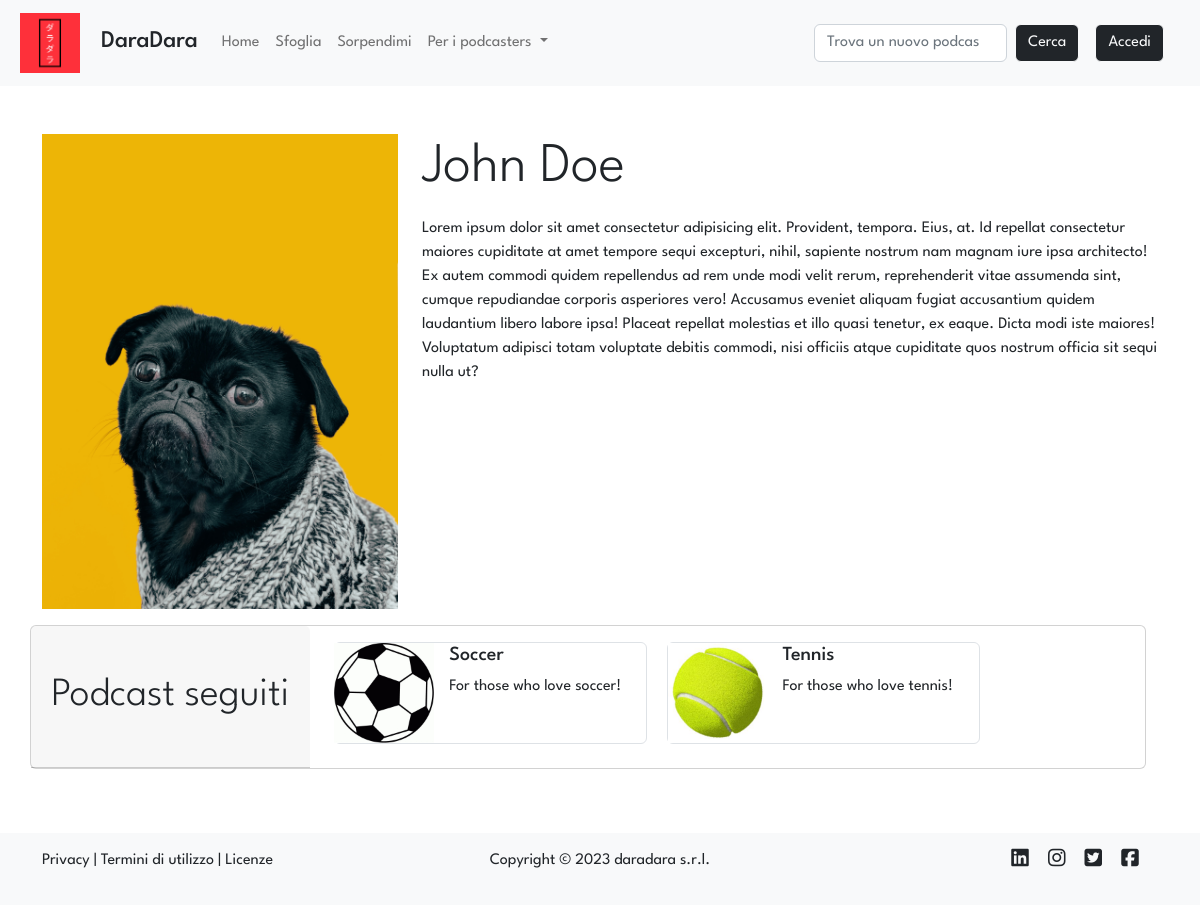
The app's page /profile/1 with its own data.
### tables this page shows
CREATE TABLE "users" (
	"id"	INTEGER NOT NULL UNIQUE,
	"email"	TEXT NOT NULL UNIQUE,
	"password"	TEXT NOT NULL,
	"name"	TEXT NOT NULL,
	"surname"	TEXT NOT NULL,
	"propic"	TEXT NOT NULL,
	PRIMARY KEY("id" AUTOINCREMENT)
);

CREATE TABLE "follows" (
	"id_user"	INTEGER NOT NULL,
	"id_podcast"	INTEGER NOT NULL,
	FOREIGN KEY("id_user") REFERENCES "users"("id"),
	PRIMARY KEY("id_user","id_podcast")
);

CREATE TABLE "podcasts" (
	"id"	INTEGER NOT NULL UNIQUE,
	"title"	TEXT NOT NULL UNIQUE,
	"desc"	TEXT NOT NULL,
	"img"	TEXT NOT NULL,
	"id_user"	INTEGER NOT NULL,
	FOREIGN KEY("id_user") REFERENCES "users"("id"),
	PRIMARY KEY("id" AUTOINCREMENT)
);

### app.py (the view)
@app.route('/profile/<int:id>')
def profile(id):
    user = dao.get_user(id)
    podcasts = dao.get_podcasts_by_user(id_user=id)
    follows = dao.get_follows_join_podcasts(id_user=id)
    creators = dao.get_creators()
    is_creator = False
    if user and creators:
        for creator in creators:
            if creator['id'] == user['id']:
                is_creator = True
    else:
        flash(message='L\'utente cercato non esiste', category='warning')
        return redirect(url_for('index'))
    return render_template('profile.html', user=user, podcasts=podcasts, follows=follows, is_creator = is_creator)

### data/dao.py (called while the page is built)
def get_follows_join_podcasts(id_user):
    conn, cursor = connect()
    follows = False
    try:
        sql = 'SELECT * FROM follows, podcasts WHERE follows.id_podcast = podcasts.id AND follows.id_user = ?'
        cursor.execute(sql, (id_user,))
        follows = cursor.fetchall()
    except Exception as e:
        print(e)
    close(conn, cursor)
    return follows

def get_creators():
    conn, cursor = connect()
    user = False
    try:
        sql = 'SELECT users.* FROM users, podcasts WHERE users.id = podcasts.id_user'
        cursor.execute(sql)
        user = cursor.fetchall()
    except Exception as e:
        print(e)
    close(conn, cursor)
    return user

def get_user(id):
    conn, cursor = connect()
    user = False
    try:
        sql = 'SELECT * FROM users WHERE id = ?'
        cursor.execute(sql, (id,))
        user = cursor.fetchone()
    except Exception as e:
        print(e)
    close(conn, cursor)
    return user

def get_podcasts_by_user(id_user):
    conn, cursor = connect()
    podcast = False
    try:
        sql = 'SELECT * FROM podcasts WHERE id_user = ?'
        cursor.execute(sql, (id_user,))
        podcast = cursor.fetchall()
    except Exception as e:
        print(e)
    close(conn, cursor)
    return podcast

def connect():
    conn = sqlite3.connect(PATH)
    conn.row_factory = sqlite3.Row
    cursor = conn.cursor()
    return conn, cursor

def close(conn, cursor):
    cursor.close()
    conn.close()

### templates/profile.html (shortened to what this page needs)
{% extends 'layout.html' %}
{% block stylesheets %} <link rel="stylesheet" href="{{url_for('static', filename='stylesheets/profile.css')}}"> {% endblock %}
{% block content %}
<div class="row">
    <div class="col-12 col-lg-4 d-flex justify-content-center align-items-center">
        <img src="{{url_for('static', filename='uploads/images/propics/{0}{1}'.format(user.id, user.propic))}}" alt="Immagine profilo" class="img-fluid">
    </div>
    <div class="col">
        <div class="row display-4 mt-3 mt-lg-0 mb-3 mx-lg-0 mx-2">{{user.name}} {{user.surname}}</div>
        <div class="row mx-lg-0 mx-2">Lorem ipsum dolor sit amet consectetur adipisicing elit. Provident, tempora. Eius, at. Id repellat consectetur maiores cupiditate at amet tempore sequi excepturi, nihil, sapiente nostrum nam magnam iure ipsa architecto!
        Ex autem commodi quidem repellendus ad rem unde modi velit rerum, reprehenderit vitae assumenda sint, cumque repudiandae corporis asperiores vero! Accusamus eveniet aliquam fugiat accusantium quidem laudantium libero labore ipsa!
        Placeat repellat molestias et illo quasi tenetur, ex eaque. Dicta modi iste maiores! Voluptatum adipisci totam voluptate debitis commodi, nisi officiis atque cupiditate quos nostrum officia sit sequi nulla ut?</div>
    </div>
</div>
<div class="row">
    <div class="row mt-3">
        <div class="card mb-3 mx-lg-0 mx-2 p-0">
            <div class="row g-0">
                <div class="col-12 col-lg-3 card-header d-flex justify-content-center align-items-center display-6">
                    Podcast seguiti
                </div>
                <div class="col">
                    <div class="card-body row g-2">
                        {% if follows %}
                        <div class="card-scroll">
                            {% for follow in follows %}
                            <a href="{{ url_for('podcast', id=follow.id_podcast) }}"class="d-inline-block mx-2 border rounded-2 px-2">
                                <div class="row">
                                <div class="col-4 d-flex align-items-center justify-content-center">
                                    <img src="{{url_for('static', filename='uploads/images/covers/{0}{1}'.format(follow.id, follow.img))}}" class="img-fluid" alt="Card image" style="max-width: 100px;">
                                </div>
                                <div class="col-8">
                                    <h5 class="">{{follow.title}}</h5>
                                    <p class="text-wrap">{{follow.desc}}</p>
                                </div>
                                </div>
                            </a>
                            {% endfor %}
                        </div>
                        {% else %}
                            <h5 class="card-title mb-0">Nulla da vedere! 👀</h5>
                            <p class="card-text"><small class="text-muted">Salva i tuoi episodi preferiti per vederli qui la prossima volta!</small></p>
                        {% endif %}
                    </div>
                </div>
            </div>
        </div>
    </div>
</div>
{% endblock %}

### static/stylesheets/layout.css (style rules this page uses)
* { font-family: 'League Spartan', sans-serif; }
a:not(.stock-a, .nav-link) { color: inherit; text-decoration: none; }

### static/stylesheets/profile.css (style rules this page uses)
.card-scroll { overflow-x: scroll; white-space: nowrap; }

### records on screen
users: id+propic (picture), name "John", surname "Doe"
follows: img (picture), title "Soccer", desc "For those who love soccer!"
follows: img (picture), title "Tennis", desc "For those who love tennis!"
